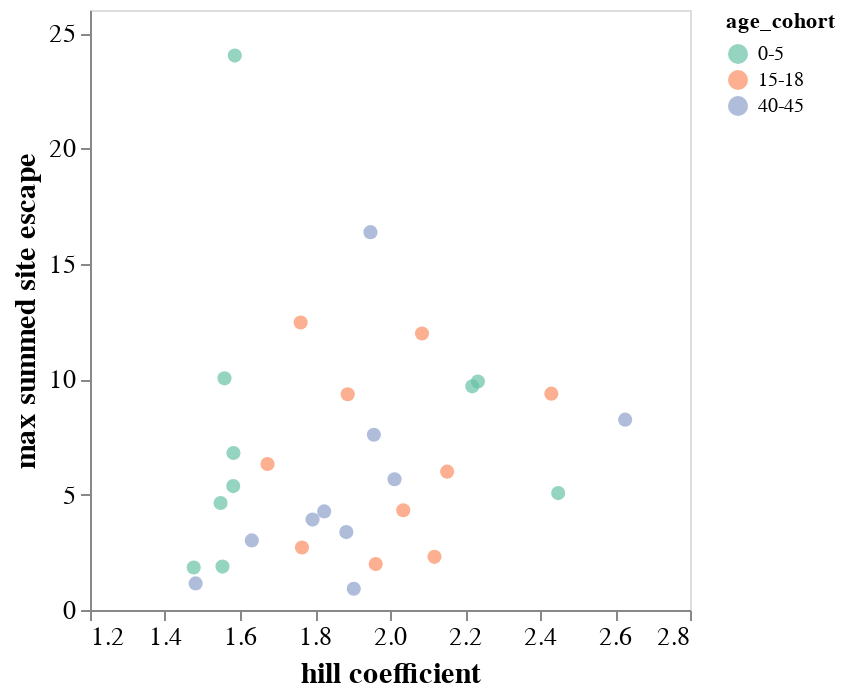

Here is the notebook cell this chart was saved with:
### Code cell
hill_plot = (
    alt.Chart()
    .encode(
        x=alt.X("hill_coeff", 
                title="hill coefficient",
                scale=alt.Scale(domain=[1.2, 2.8])
               ),
        y=alt.Y(
            "max_site_escape",
            title="max summed site escape",
        ),
        color=alt.Color('age_cohort:N'
                       ).scale(scheme='set2'),
        detail='serum',
    )
    .mark_circle(size=50, opacity=0.7)
    .properties(width=300, height=300)
    # .mark_circle(opacity=0.7, size=20))
)

chart = alt.layer(
    hill_plot, data=hill_df
).configure_axis(
    grid=False,
    labelFontSize=13,
    titleFontSize=15
).resolve_axis(
    x='independent'
)

chart

### Figure 1 — Vega-Lite specification as saved in the notebook (floating-point values rounded to 4 significant figures)
{"config": {"view": {"continuousWidth": 300, "continuousHeight": 300}, "axis": {"grid": false, "labelFontSize": 13, "titleFontSize": 15}}, "layer": [{"mark": {"type": "circle", "opacity": 0.7, "size": 50}, "encoding": {"color": {"field": "age_cohort", "scale": {"scheme": "set2"}, "type": "nominal"}, "detail": {"field": "serum", "type": "quantitative"}, "x": {"field": "hill_coeff", "scale": {"domain": [1.2, 2.8]}, "title": "hill coefficient", "type": "quantitative"}, "y": {"field": "max_site_escape", "title": "max summed site escape", "type": "quantitative"}}}], "data": {"name": "data-91782bd409afbc9383fa8acdffa82a50"}, "height": 300, "resolve": {"axis": {"x": "independent"}}, "width": 300, "$schema": "https://vega.github.io/schema/vega-lite/v5.6.1.json", "datasets": {"data-91782bd409afbc9383fa8acdffa82a50": [{"serum": "33C", "hill_coeff": 2.012, "max_site_escape": 5.664, "max_aa_escape": 0.6582, "age_cohort": "40-45"}, {"serum": "34C", "hill_coeff": 1.948, "max_site_escape": 16.37, "max_aa_escape": 1.312, "age_cohort": "40-45"}, {"serum": "197C", "hill_coeff": 1.824, "max_site_escape": 4.271, "max_aa_escape": 1.038, "age_cohort": "40-45"}, {"serum": "199C", "hill_coeff": 1.884, "max_site_escape": 3.377, "max_aa_escape": 0.7271, "age_cohort": "40-45"}, {"serum": "215C", "hill_coeff": 2.627, "max_site_escape": 8.247, "max_aa_escape": 1.229, "age_cohort": "40-45"}, {"serum": "210C", "hill_coeff": 1.482, "max_site_escape": 1.153, "max_aa_escape": 0.6777, "age_cohort": "40-45"}, {"serum": "74C", "hill_coeff": 1.903, "max_site_escape": 0.9208, "max_aa_escape": 0.5655, "age_cohort": "40-45"}, {"serum": "68C", "hill_coeff": 1.631, "max_site_escape": 3.017, "max_aa_escape": 0.8274, "age_cohort": "40-45"}, {"serum": "150C", "hill_coeff": 1.957, "max_site_escape": 7.596, "max_aa_escape": 0.9075, "age_cohort": "40-45"}, {"serum": "18C", "hill_coeff": 1.793, "max_site_escape": 3.917, "max_aa_escape": 0.5514, "age_cohort": "40-45"}, {"serum": 2343, "hill_coeff": 1.962, "max_site_escape": 1.988, "max_aa_escape": 0.953, "age_cohort": "15-18"}, {"serum": 2350, "hill_coeff": 2.43, "max_site_escape": 9.373, "max_aa_escape": 0.9015, "age_cohort": "15-18"}, {"serum": 2365, "hill_coeff": 2.152, "max_site_escape": 5.996, "max_aa_escape": 0.7849, "age_cohort": "15-18"}, {"serum": 2382, "hill_coeff": 2.035, "max_site_escape": 4.324, "max_aa_escape": 0.5661, "age_cohort": "15-18"}, {"serum": 3866, "hill_coeff": 2.085, "max_site_escape": 11.98, "max_aa_escape": 0.9195, "age_cohort": "15-18"}, {"serum": 2380, "hill_coeff": 1.887, "max_site_escape": 9.348, "max_aa_escape": 1.175, "age_cohort": "15-18"}, {"serum": 3856, "hill_coeff": 2.119, "max_site_escape": 2.305, "max_aa_escape": 1.533, "age_cohort": "15-18"}, {"serum": 3857, "hill_coeff": 1.673, "max_site_escape": 6.327, "max_aa_escape": 0.7522, "age_cohort": "15-18"}, {"serum": 3862, "hill_coeff": 1.765, "max_site_escape": 2.707, "max_aa_escape": 1.187, "age_cohort": "15-18"}, {"serum": 3895, "hill_coeff": 1.762, "max_site_escape": 12.46, "max_aa_escape": 0.9845, "age_cohort": "15-18"}, {"serum": 2367, "hill_coeff": 1.586, "max_site_escape": 24.03, "max_aa_escape": 1.921, "age_cohort": "0-5"}, {"serum": 3944, "hill_coeff": 2.219, "max_site_escape": 9.692, "max_aa_escape": 0.9862, "age_cohort": "0-5"}, {"serum": 2462, "hill_coeff": 1.548, "max_site_escape": 4.635, "max_aa_escape": 1.331, "age_cohort": "0-5"}, {"serum": 2389, "hill_coeff": 2.448, "max_site_escape": 5.067, "max_aa_escape": 1.09, "age_cohort": "0-5"}, {"serum": 2323, "hill_coeff": 2.234, "max_site_escape": 9.903, "max_aa_escape": 0.8142, "age_cohort": "0-5"}, {"serum": 2388, "hill_coeff": 1.583, "max_site_escape": 6.802, "max_aa_escape": 1.014, "age_cohort": "0-5"}, {"serum": 2463, "hill_coeff": 1.582, "max_site_escape": 5.37, "max_aa_escape": 1.004, "age_cohort": "0-5"}, {"serum": 3973, "hill_coeff": 1.553, "max_site_escape": 1.882, "max_aa_escape": 1.341, "age_cohort": "0-5"}, {"serum": 4299, "hill_coeff": 1.477, "max_site_escape": 1.84, "max_aa_escape": 1.578, "age_cohort": "0-5"}, {"serum": 4584, "hill_coeff": 1.559, "max_site_escape": 10.04, "max_aa_escape": 1.266, "age_cohort": "0-5"}]}}
